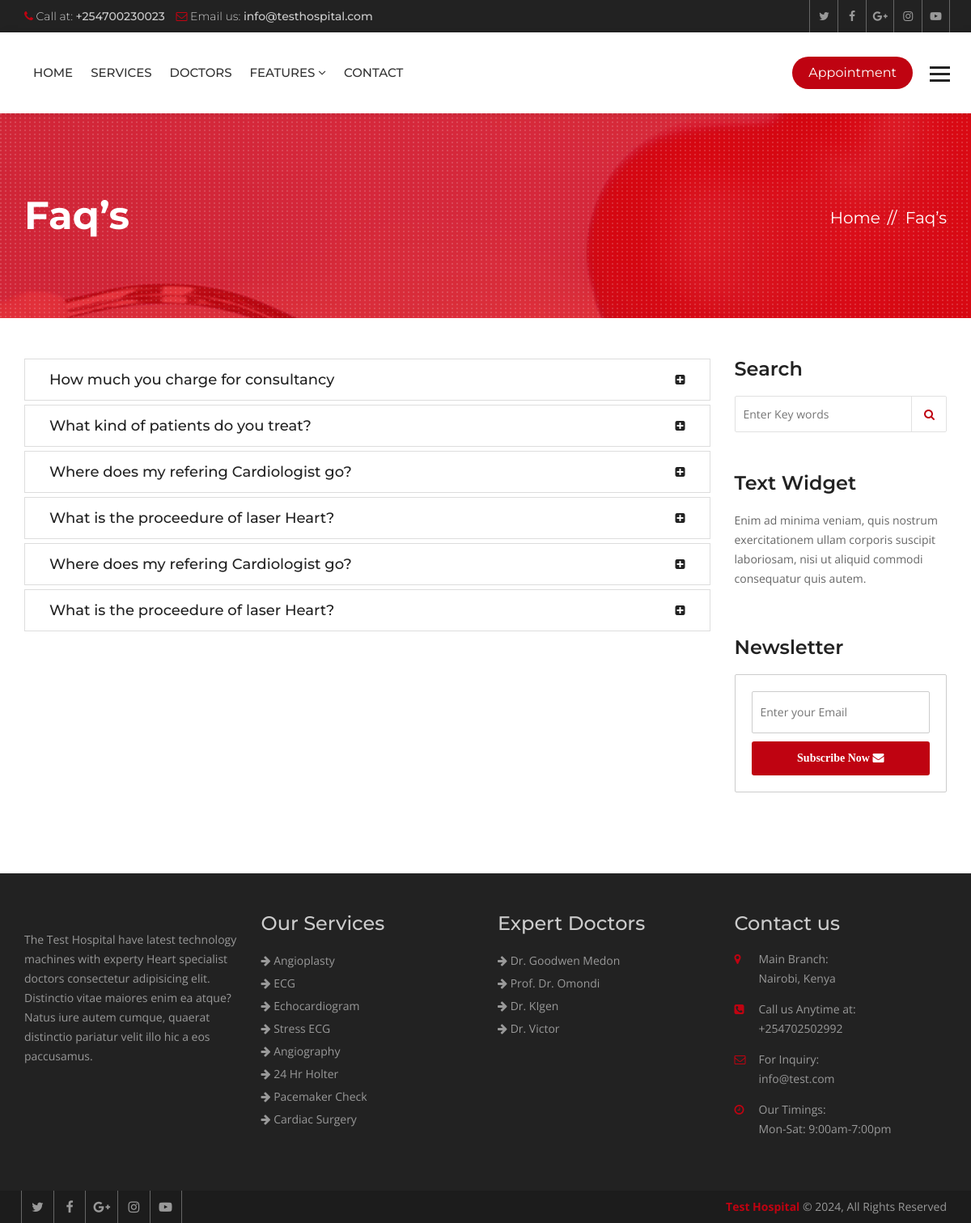
The page /faqs/ on the database its author committed.
### hospital/models.py (models this page shows, shortened)
class Faq(models.Model):
    question = models.CharField(max_length=120)
    answer = models.TextField()

class Service(models.Model):
    title = models.CharField(max_length=120)
    description = models.TextField()
    items = models.ManyToManyField(to='Item',)
    thumbnail = models.ImageField(upload_to='services/')
    cover = models.ImageField(upload_to='services/')
    image1 = models.ImageField(upload_to='services/', blank=True, null=True)
    image2 = models.ImageField(upload_to='services/', blank=True, null=True)

class Doctor(models.Model):
    name = models.CharField(max_length=120)
    speciality = models.CharField(max_length=120)
    picture = models.ImageField(upload_to="doctors/")
    details = models.TextField()
    experience = models.TextField()
    expertize = models.ManyToManyField(to='Expertize', related_name='doctors')
    twitter = models.CharField(max_length=120, blank=True, null=True)
    facebook = models.CharField(max_length=120, blank=True, null=True)
    instagram = models.CharField(max_length=120, blank=True, null=True)

### hospital/views.py (the view)
# urls.py: path('faqs/', views.FaqListView.as_view(), name="faqs"),
class FaqListView(ListView):
    template_name = 'hospital/faqs.html'
    queryset = Faq.objects.all()

### hospital/context_processors.py (called while the page is built)
def footer_content(request):
    services = Service.objects.all()
    doctors = Doctor.objects.all()
    context = {
        'services': services,
        'doctors': doctors
    }
    return context

### templates/hospital/faqs.html (shortened to what this page needs)
{% extends 'base.html' %}
{% block maincontent %}
<div class="inner-banner">
  <div class="container">
    <div class="row">
      <div class="col-md-7">
        <h1>Faq’s</h1>
      </div>
      <div class="col-md-5">
        <ol class="breadcrumb">
          <li><a href="{% url 'index' %}">Home</a></li>
          <li class="active">Faq’s</li>
        </ol>
      </div>
    </div>
  </div>
</div>
<div class="main-content">
  <section class="faqs">
    <div class="container">
      <div class="row">
        <div class="col-md-9">
          <div class="panel-group" id="accordion" role="tablist" aria-multiselectable="true">
            {% for faq in object_list %}
            <div class="panel panel-default">
              <div class="panel-heading" role="tab" id="heading{{ forloop.counter }}">
                <h4 class="panel-title"> <a class="collapsed" role="button" data-toggle="collapse"
                    data-parent="#accordion" href="#collapse{{ forloop.counter }}" aria-expanded="false"
                    aria-controls="collapse{{ forloop.counter }}">
                    {{ faq.question }}</a></h4>
              </div>
            </div>
            {% endfor %}
          </div>
        </div>
        <aside class="col-md-3">
          <div class="sidebar">
            <div class="widget search-widget">
              <h3>Search</h3>
              <form class="search-form">
                <input placeholder="Enter Key words" type="search">
                <button type="submit"><i class="fa fa-search" aria-hidden="true"></i></button>
              </form>
            </div>
            <div class="widget text-widget">
              <h3>Text Widget</h3>
              <p>Enim ad minima veniam, quis nostrum exercitationem ullam corporis suscipit laboriosam, nisi ut
                aliquid commodi consequatur quis autem.</p>
            </div>
            <div class="widget newsletter-widget">
              <h3>Newsletter</h3>
              <form class="newsletter-form">
                <input placeholder="Enter your Email" type="email">
                <button type="submit">Subscribe Now <i class="fa fa-envelope" aria-hidden="true"></i></button>
              </form>
            </div>
          </div>
        </aside>
      </div>
    </div>
  </section>
</div>
{% endblock maincontent %}

### templates/partials/_footer.html
{% load static %}
<footer class="footer">
  <div class="footer-widgets">
    <div class="container">
      <div class="row">
        <div class="col-md-3 col-sm-6">
          <div class="widget"> <img class="ft-logo" src="" alt="">
            <p>The  Test Hospital have latest technology machines with experty Heart specialist doctors
              consectetur adipisicing elit. Distinctio vitae maiores enim ea atque? Natus iure autem cumque, quaerat
              distinctio pariatur velit illo hic a eos paccusamus. </p>
          </div>
        </div>
        <div class="col-md-3 col-sm-6">
          <div class="widget">
            <h3>Our Services</h3>
            <ul>
              {% for service in services|slice:':8' %}
              <li><a href="{% url 'service_details' service.id %}"><i class="fa fa-arrow-right"></i>
                  {{service.title }}</a></li>
              {% endfor %}
            </ul>
          </div>
        </div>
        <div class="col-md-3 col-sm-6">
          <div class="widget">
            <h3>Expert Doctors</h3>
            <ul>
              {% for doctor in doctors|slice:':8' %}
              <li><a href="{% url 'doctor_details' doctor.id %}"><i class="fa fa-arrow-right"></i> {{ doctor.name }}</a>
              </li>
              {% endfor %}
            </ul>
          </div>
        </div>
        <div class="col-md-3 col-sm-6">
          <div class="widget">
            <h3>Contact us</h3>
            <address>
              <ul>
                <li> <span class="icon"><i class="fa fa-map-marker" aria-hidden="true"></i></span> <span
                    class="add-text"><strong>Main Branch:</strong> Nairobi, Kenya</span> </li>
                <li> <span class="icon"><i class="fa fa-phone-square" aria-hidden="true"></i></span> <span
                    class="add-text"><strong>Call us Anytime at:</strong> +254702502992</span> </li>
                <li> <span class="icon"><i class="fa fa-envelope-o" aria-hidden="true"></i></span> <span
                    class="add-text"><strong>For Inquiry:</strong> info@test.com</span> </li>
                <li> <span class="icon"><i class="fa fa-clock-o" aria-hidden="true"></i></span> <span
                    class="add-text"><strong>Our Timings:</strong> Mon-Sat: 9:00am-7:00pm</span> </li>
              </ul>
            </address>
          </div>
        </div>
      </div>
    </div>
  </div>
  <div class="footer-cr">
    <div class="container">
      <div class="row">
        <div class="col-md-6">
          <div class="footer-social"> <a href="#"><i class="fa fa-twitter" aria-hidden="true"></i></a> <a href="#"><i
                class="fa fa-facebook" aria-hidden="true"></i></a> <a href="#"><i class="fa fa-google-plus"
                aria-hidden="true"></i></a> <a href="#"><i class="fa fa-instagram" aria-hidden="true"></i></a> <a
              href="#"><i class="fa fa-youtube-play" aria-hidden="true"></i></a>
          </div>
        </div>
        <div class="col-md-6">
          <p><strong> Test Hospital</strong> © {% now 'Y' %}, All Rights Reserved</p>
        </div>
      </div>
    </div>
  </div>
</footer>

### heartcare/static/heartcare/css/custom.css (style rules this page uses)
html body { font-family: 'Open Sans', sans-serif; color: #777777; font-size: 14px; }
p { line-height: 24px; }
body h1, body h2, body h3, body h4, body h5, body h6 { font-family: 'Montserrat', sans-serif; margin: 0px; }
body h1 { font-size: 48px; }
body h3 { font-size: 24px; }
body h4 { font-size: 20px; }
.inner-banner { background: url(../images/inner.jpg) no-repeat top center; position: relative; width: 100%; float: left; padding: 100px 0 100px; background-color: #bf0311; z-index: 0; }
.inner-banner:after { background: url(../images/patt.png); position: absolute; left: 0; top: 0; content: ""; width: 100%; height: 100%; }
.inner-banner .container { position: relative; z-index: 99; }
.inner-banner h1 { color: #fff; font-weight: 700; }
.inner-banner .breadcrumb { text-align: right; background: none; padding: 0px; margin: 15px 0 0; }
.inner-banner .breadcrumb>li, .inner-banner .breadcrumb>li a { color: #fff; font-size: 20px; font-family: 'Montserrat', sans-serif; }
.inner-banner .breadcrumb>li+li::before { color: #fff; content: "// "; padding: 0 5px; }
.main-content { width: 100%; float: left; padding: 50px 0; }
.faqs .panel-default>.panel-heading { background: #ffffff none repeat scroll 0 0; border: 0 none; padding: 0 30px; position: relative; }
.faqs .panel-default>.panel-heading a { color: #222; display: block; }
.faqs .panel-default>.panel-heading a.collapsed { color: #222; }
.faqs .panel-default>.panel-heading a::after { color: #bf0311; content: "\f146"; font-family: FontAwesome; font-size: 14px; position: absolute; right: 30px; top: 0; }
.faqs .panel-default>.panel-heading a.collapsed::after { color: #222; content: "\f0fe"; font-family: FontAwesome; font-size: 14px; position: absolute; right: 30px; top: 0; }
.faqs .panel-default>.panel-heading h4 { font-weight: 500; line-height: 50px; font-size: 18px; }
.faqs .panel-default>.panel-heading h4 a { color: #bf0311; }
.faqs .panel-group .panel { border-radius: 0; box-shadow: none; }
.footer { width: 100%; float: left; background: #222222; padding: 50px 0 0 0; }
.footer .widget { width: 100%; float: left; margin: 0 0 50px; }
.footer .widget ul { margin: 0px; padding: 0px; list-style: none; }
.footer .widget li { line-height: 28px; color: #999999; }
.footer .widget a { color: #999; }
.footer .widget h3 { margin: 0 0 20px; color: #cccccc; line-height: 24px; }
.footer .widget p { line-height: 24px; color: #999999; }
.footer .widget address li { float: left; line-height: 24px; margin-bottom: 14px; width: 100%; }
.widget address .icon { width: 30px; float: left; color: #bf0311; }
.widget address .add-text { float: left; width: 80%; }
.widget address .add-text>strong { display: block; font-weight: 400; }
.footer-cr { width: 100%; float: left; clear: both; background: #1c1c1c; }
.footer-cr p { margin: 0px; line-height: 40px; color: #999999; text-align: right; }
.footer-cr p strong { color: #bf0311; }
.footer-social a { border-left: 1px solid #666666; color: #999999; display: inline-block; font-size: 16px; line-height: 40px; margin-left: -4px; text-align: center; width: 40px; }
.footer-social a:last-child { border-right: 1px solid #666666; }
.sidebar .widget { float: left; margin-bottom: 50px; width: 100%; }
.sidebar .widget h3 { color: #222222; font-size: 24px; font-weight: 600; margin: 0 0 20px; }
.search-form { overflow: hidden; position: relative; width: 100%; }
.search-form input { border: 1px solid #e1e1e1; border-radius: 2px; height: 45px; padding: 0 10px; width: 100%; }
.search-form button { -moz-border-bottom-colors: none; -moz-border-left-colors: none; -moz-border-right-colors: none; -moz-border-top-colors: none; background: rgba(0, 0, 0, 0) none repeat scroll 0 0; border-color: currentcolor currentcolor currentcolor #e1e1e1; border-image: none; border-style: none none none solid; border-width: 0 0 0 1px; color: #666666; height: 45px; line-height: 45px; padding: 0 15px; position: absolute; right: 0; top: 0; }
.sidebar .text-widget p { color: #666666; line-height: 24px; }
.newsletter-form { background: #fff; border-radius: 2px; padding: 20px; border: 1px solid #ccc; }
.newsletter-form input { border: 1px solid #cccccc; border-radius: 2px; line-height: 50px; padding: 0 10px; width: 100%; }
.newsletter-form button { border: 0 none; border-radius: 3px; color: #ffffff; font-family: "Roboto Slab", serif; font-weight: 700; line-height: 40px; margin-top: 10px; text-align: center; width: 100%; }

### rows shown on the page
Faq: question "How much you charge for consultancy"
Faq: question "What kind of patients do you treat?"
Faq: question "Where does my refering Cardiologist go?"
Faq: question "What is the proceedure of laser Heart?"
Faq: question "Where does my refering Cardiologist go?"
Faq: question "What is the proceedure of laser Heart?"
Service: title "Angioplasty"
Service: title "ECG"
Service: title "Echocardiogram"
Service: title "Stress ECG"
Service: title "Angiography"
Service: title "24 Hr Holter"
Service: title "Pacemaker Check"
Service: title "Cardiac Surgery"
Doctor: name "Dr. Goodwen Medon"
Doctor: name "Prof. Dr. Omondi"
Doctor: name "Dr. KIgen"
Doctor: name "Dr. Victor"
